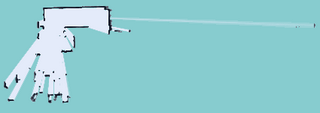
#> input picture map.png, 320 x 113 px, found by its file name
$ python mappingtest.py
#> lines starting #> are read from the running program, lines starting #| are printed output that depends on the picture
# pip install opencv-python
# pip install matplotlib
import cv2
import numpy as np
import matplotlib.pyplot as plt

# 이미지를 로드합니다.
image = cv2.imread('C:\\songhansol\\servingServer\\map.png', cv2.IMREAD_GRAYSCALE)  # 'your_image_file.png'을 실제 파일 경로로 바꿔주세요.
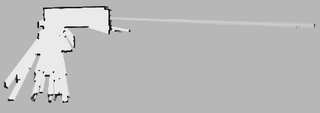
#> image: shape (113, 320); min 0, max 255, mean 186.9

# 클릭 이벤트를 처리하는 함수입니다.
def on_click(event, x, y, flags, param):
    if event == cv2.EVENT_LBUTTONUP:
        # 클릭한 위치를 0으로 만듭니다.
        image[y, x] = 0
        # 변경된 이미지를 다시 표시합니다.
        cv2.imshow('Image', image)

cv2.imshow('Image', image)
cv2.setMouseCallback('Image', on_click)

# 'q' 키를 누를 때까지 대기합니다.
while True:
    if cv2.waitKey(1) & 0xFF == ord('q'):
#> (key q is pressed here)
        break

cv2.destroyAllWindows()
